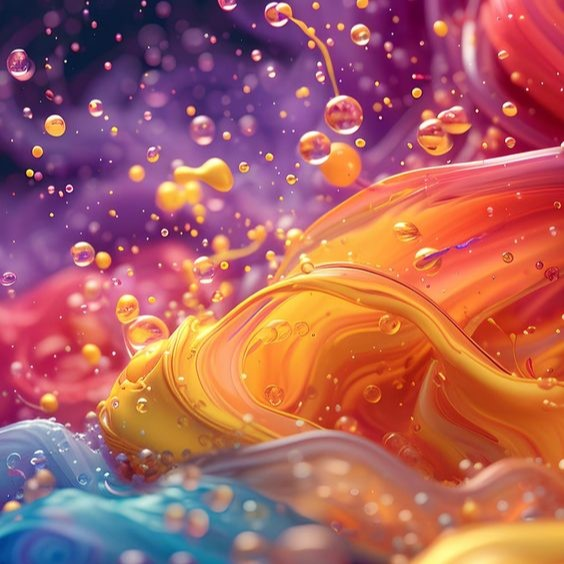
#> input picture Example Images/splash.jpg, 564 x 564 px, found by its file name
$ python 3d_gaussian_filter_3x3.py
#> lines starting #> are read from the running program, lines starting #| are printed output that depends on the picture
#import libraries
import numpy as np
import cv2
import matplotlib.pyplot as plt

#upload image
image = cv2.imread('/content/splash.jpg')
#> image is the input picture: shape (564, 564, 3); mean B, G, R 96.9, 96.4, 170.4

#split image channels
r = image[:,:,0]
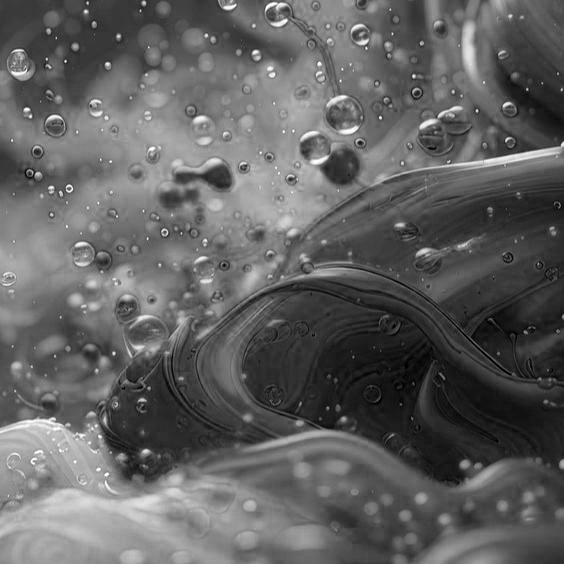
#> r: shape (564, 564); min 0, max 255, mean 96.9
g = image[:,:,1]
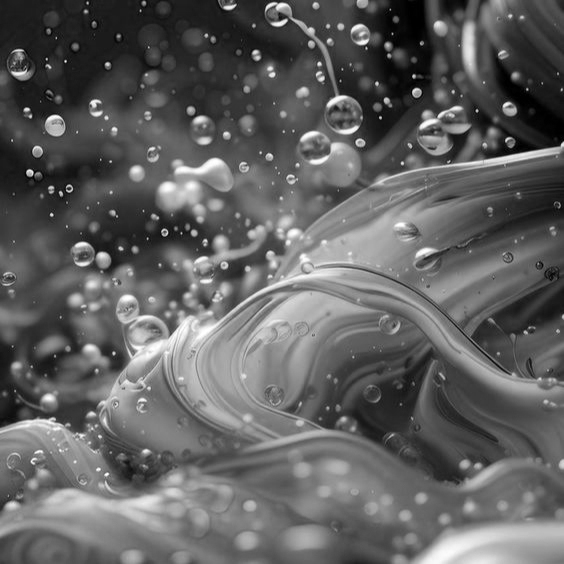
#> g: shape (564, 564); min 0, max 255, mean 96.4
b = image[:,:,2]
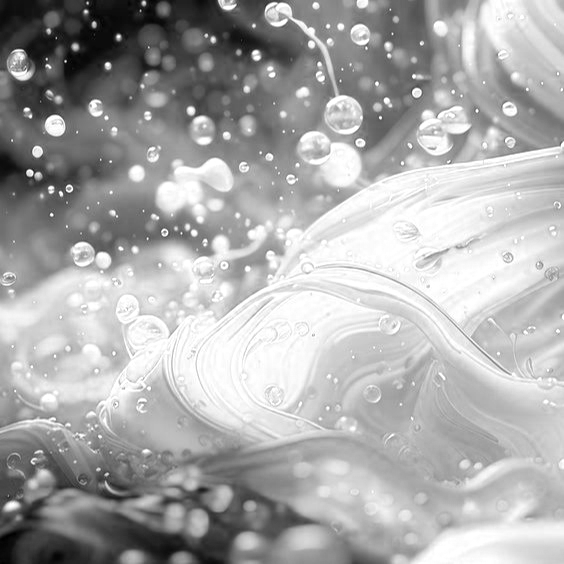
#> b: shape (564, 564); min 0, max 255, mean 170.4

#> (the run stopped early here; a loop or call above may not have finished)
